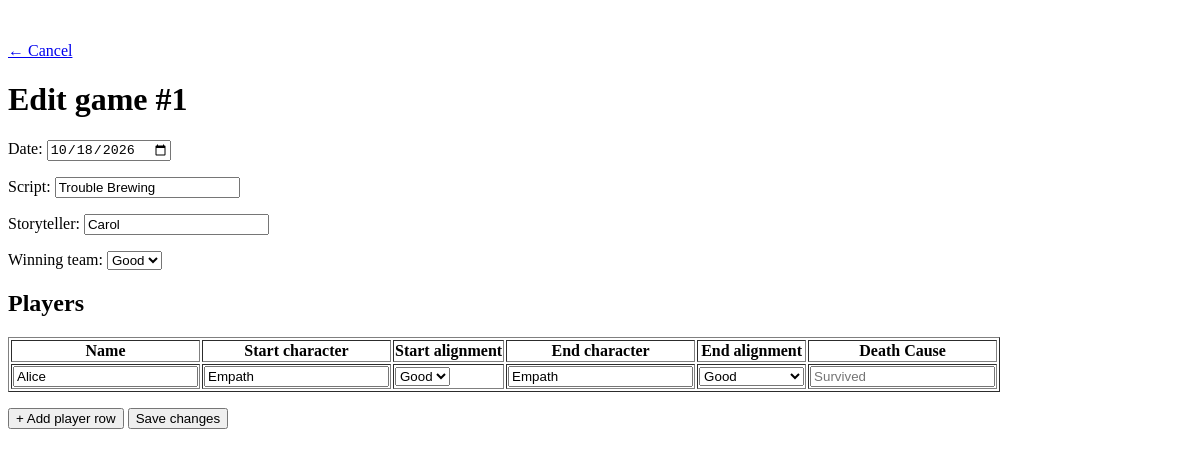
Before: /games/1/edit with the older database file.
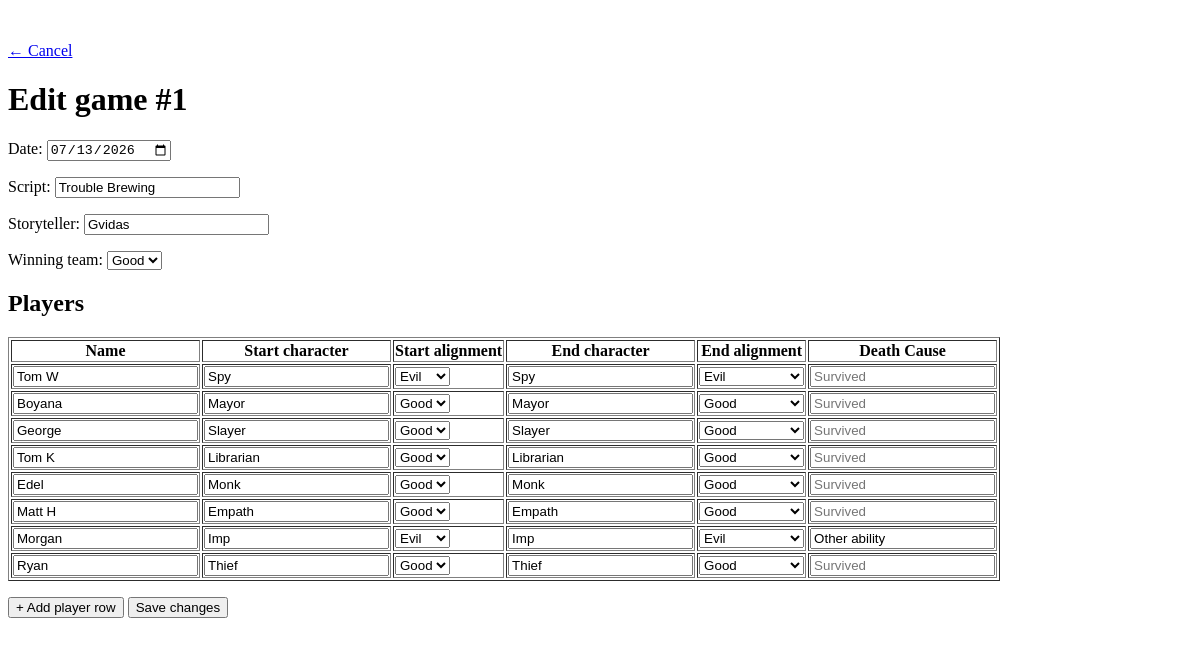
After: the same page with the newer database file.
### tables this page shows
CREATE TABLE games (
    id           INTEGER PRIMARY KEY,
    date         TEXT NOT NULL,          -- store as 'YYYY-MM-DD'
    script       TEXT,
    storyteller  TEXT,
    winning_team TEXT NOT NULL CHECK (winning_team IN ('Good', 'Evil')),

    result       TEXT,
    game_length  INTEGER,
    game_type    TEXT CHECK (game_type IN ('Discord', 'In-person'))

);

CREATE TABLE game_players (
    id                 INTEGER PRIMARY KEY,
    game_id            INTEGER NOT NULL REFERENCES games(id),
    player_id          INTEGER NOT NULL REFERENCES players(id),
    start_character_id INTEGER NOT NULL REFERENCES characters(id),
    start_alignment    TEXT NOT NULL CHECK (start_alignment IN ('Good', 'Evil')),
    end_character_id   INTEGER NOT NULL REFERENCES characters(id),
    end_alignment      TEXT NOT NULL CHECK (end_alignment IN ('Good', 'Evil')),
    death_cause        TEXT CHECK (death_cause IS NULL OR death_cause IN
        ('Executed', 'By demon', 'Own ability', 'Other ability', 'Survived', 'Exiled')),
    UNIQUE (game_id, player_id)          -- one row per person per game
);

CREATE TABLE players (
    id   INTEGER PRIMARY KEY,
    name TEXT NOT NULL UNIQUE
);

CREATE TABLE characters (
    id   INTEGER PRIMARY KEY,
    name TEXT NOT NULL UNIQUE,
    type TEXT NOT NULL CHECK (type IN
        ('Townsfolk', 'Outsider', 'Minion', 'Demon', 'Traveller'))
);

### app.py (the view, shortened to what this page needs)
@app.route("/games/<int:game_id>/edit", methods=["GET", "POST"])
def edit_game(game_id):
    conn = get_db()
    try:
        game = conn.execute(
            "SELECT id, date, script, storyteller, winning_team "
            "FROM games WHERE id = ?",
            (game_id,),
        ).fetchone()
        if game is None:
            abort(404)
        players = conn.execute(
            "SELECT p.name, sc.name AS start_char, gp.start_alignment, "
            "       ec.name AS end_char, gp.end_alignment, gp.death_cause "
            "FROM game_players gp "
            "JOIN players p     ON p.id  = gp.player_id "
            "JOIN characters sc ON sc.id = gp.start_character_id "
            "JOIN characters ec ON ec.id = gp.end_character_id "
            "WHERE gp.game_id = ? ORDER BY gp.id",
            (game_id,),
        ).fetchall()
        characters = conn.execute(
            "SELECT id, name FROM characters ORDER BY name"
        ).fetchall()
        return render_template(
            "edit_game.html",
            game=game,
            players=players,
            characters=characters,
            death_causes=DEATH_CAUSES,
        )
    finally:
        conn.close()

### app.py (called while the page is built)
def get_db():
    conn = sqlite3.connect("clocktower.db")
    conn.row_factory = sqlite3.Row            # lets you use row["name"]
    conn.execute("PRAGMA foreign_keys = ON")
    return conn

### templates/edit_game.html (shortened to what this page needs)
﻿<!doctype html>
<html lang="en">
<head>
</head>
<body>
  <p><a href="{{ url_for('game_detail', game_id=game['id']) }}">&larr; Cancel</a></p>
  <h1>Edit game #{{ game['id'] }}</h1>
  <form method="post">
    <p>Date: <input type="date" name="date" value="{{ game['date'] }}" required></p>
    <p>Script: <input name="script" value="{{ game['script'] or '' }}"></p>
    <p>Storyteller: <input name="storyteller" value="{{ game['storyteller'] or '' }}"></p>
    <p>Winning team:
      <select name="winning_team" required>
        <option {% if game['winning_team'] == 'Good' %}selected{% endif %}>Good</option>
      </select>
    </p>
    <h2>Players</h2>
    <table border="1">
      <thead>
        <tr>
          <th>Name</th>
          <th>Start character</th>
          <th>Start alignment</th>
          <th>End character</th>
          <th>End alignment</th>
          <th>Death Cause</th>
        </tr>
      </thead>
      <tbody id="rows">
        {% for p in players %}
        <tr>
          <td><input name="name" value="{{ p['name'] }}"></td>
          <td><input name="start_char" list="char-list" value="{{ p['start_char'] }}"></td>
          <td>
            <select name="start_align">
              <option {% if p['start_alignment'] == 'Good' %}selected{% endif %}>Good</option>
              <option {% if p['start_alignment'] == 'Evil' %}selected{% endif %}>Evil</option>
            </select>
          </td>
          <td><input name="end_char" list="char-list" value="{{ p['end_char'] }}"></td>
          <td>
            <select name="end_align">
              <option {% if p['end_alignment'] == 'Good' %}selected{% endif %}>Good</option>
              <option {% if p['end_alignment'] == 'Evil' %}selected{% endif %}>Evil</option>
            </select>
          </td>
          <td><input name="death_cause" list="death-list" placeholder="Survived"
                     value="{{ p['death_cause'] or '' }}"></td>
        </tr>
        {% endfor %}
      </tbody>
    </table>
    <p>
      <button type="button" id="add-row">+ Add player row</button>
      <button type="submit">Save changes</button>
    </p>
  </form>
</body>
</html>

Changed rows visible on the page:
removed game_players: name "Alice", start_char "Empath", start_align "Good", end_char "Empath", end_align "Good"
changed games "Trouble Brewing": date "10/18/2026" → "07/13/2026"; storyteller "Carol" → "Gvidas"
added game_players: name "Tom W", start_char "Spy", start_align "Evil", end_char "Spy", end_align "Evil"
added game_players: name "Boyana", start_char "Mayor", start_align "Good", end_char "Mayor", end_align "Good"
added game_players: name "George", start_char "Slayer", start_align "Good", end_char "Slayer", end_align "Good"
added game_players: name "Tom K", start_char "Librarian", start_align "Good", end_char "Librarian", end_align "Good"
added game_players: name "Edel", start_char "Monk", start_align "Good", end_char "Monk", end_align "Good"
added game_players: name "Matt H", start_char "Empath", start_align "Good", end_char "Empath", end_align "Good"
added game_players: name "Morgan", start_char "Imp", start_align "Evil", end_char "Imp", end_align "Evil", death_cause "Other ability"
added game_players: name "Ryan", start_char "Thief", start_align "Good", end_char "Thief", end_align "Good"
